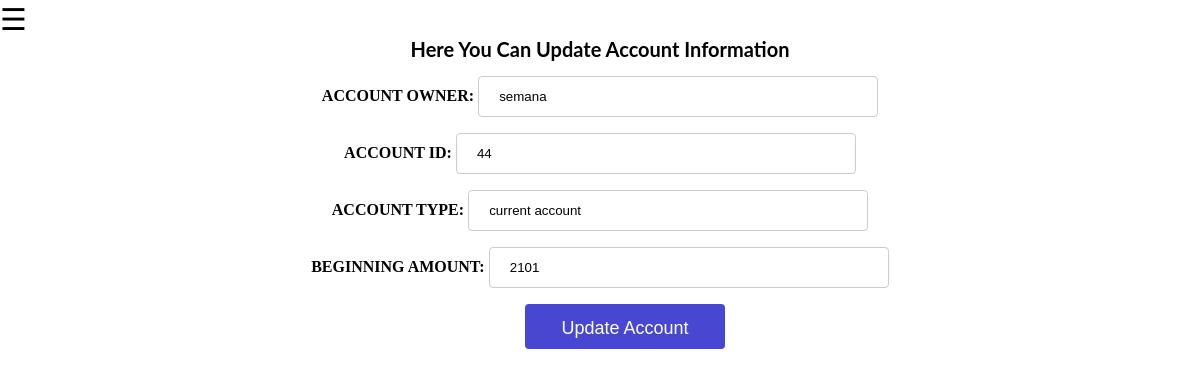
Screenshot of /php/update-account.php?id=7 with the database file from the repository.
### tables this page shows
CREATE TABLE `accounts` (
  `id` int(70) NOT NULL,
  `account_owner` varchar(70) NOT NULL,
  `account_id` int(70) NOT NULL,
  `account_type` varchar(70) NOT NULL,
  `password` varchar(170) NOT NULL,
  `beginning_amount` varchar(170) NOT NULL,
  `date_created` date NOT NULL DEFAULT current_timestamp()
);

### php/update-account.php (the view, shortened to what this page needs)
<?php
include "connection.php";
if(isset($_GET['id'])){
    $id = $_GET['id'];
    $sql = "SELECT * FROM accounts WHERE id = '$id' ";
    $fetch = mysqli_query($con,$sql);
    $data = mysqli_fetch_array($fetch);
}
?>
<!DOCTYPE html>
<html lang="en">
<head>
    <link rel="stylesheet" href="../style.css">
    <link rel="stylesheet" href="../assets/Bootstrap icon/icons/bootstrap-icons.css">
</head>
<body class="portal">
       <span style="font-size:30px;cursor:pointer" onclick="openNav()">&#9776;</span>
       <section class="add-client">
       <h4 class="text-1">here you can Update Account Information</h4>
       <form action="php-update-account.php" method="POST" class="form-special">
       <label for="fname">Account Owner:</label>
        <input type="text" id="fname" name="owner" value="<?php echo $data["account_owner"]; ?>"><br>
        <label for="lname">Account Id:</label>
        <input type="text" id="lname" name="accI" value="<?php echo $data["account_id"]; ?>"><br>
        <label for="lname">Account Type:</label>
        <input type="text" id="lname" name="type" value="<?php echo $data['account_type']; ?>"><br>
        <label for="lname">Beginning Amount:</label>
        <input type="text" id="lname" name="amount" value="<?php echo $data['beginning_amount']; ?>"><br>
        <input type="submit" value="update account" name="update-account" class="add-client" style="width: 200px;text-transform:capitalize">
       </form>
       </section>
</body>
</html>

### style.css (style rules this page uses)
* { margin: 0px; padding: 0px; box-sizing: border-box; }
form { margin-top: 10%; }
form label { text-transform: uppercase; font-family: cursive; font-weight: bold; }
input[type=text], select { width: 400px; padding: 12px 20px; margin: 8px 0; display: inline-block; border: 1px solid #ccc; border-radius: 4px; box-sizing: border-box; }
input[type=submit] { width: 100px; height: 45px; background-color:#4747d1; color: white; padding: 14px 20px; margin: 8px 0; border: none; border-radius: 4px; cursor: pointer; margin-left: 50px; font-size: 18px; }
.portal { font-family: "Lato", sans-serif; }

### php/update-account.php (style rules this page uses)
.form-special { text-align:center; margin-top:7px; }
.add-client .text-1 { text-align:center; font-size:20px; text-transform:capitalize; }

### rows the page displays
accounts: owner "semana", accI "44", type "current account", amount "2101"
